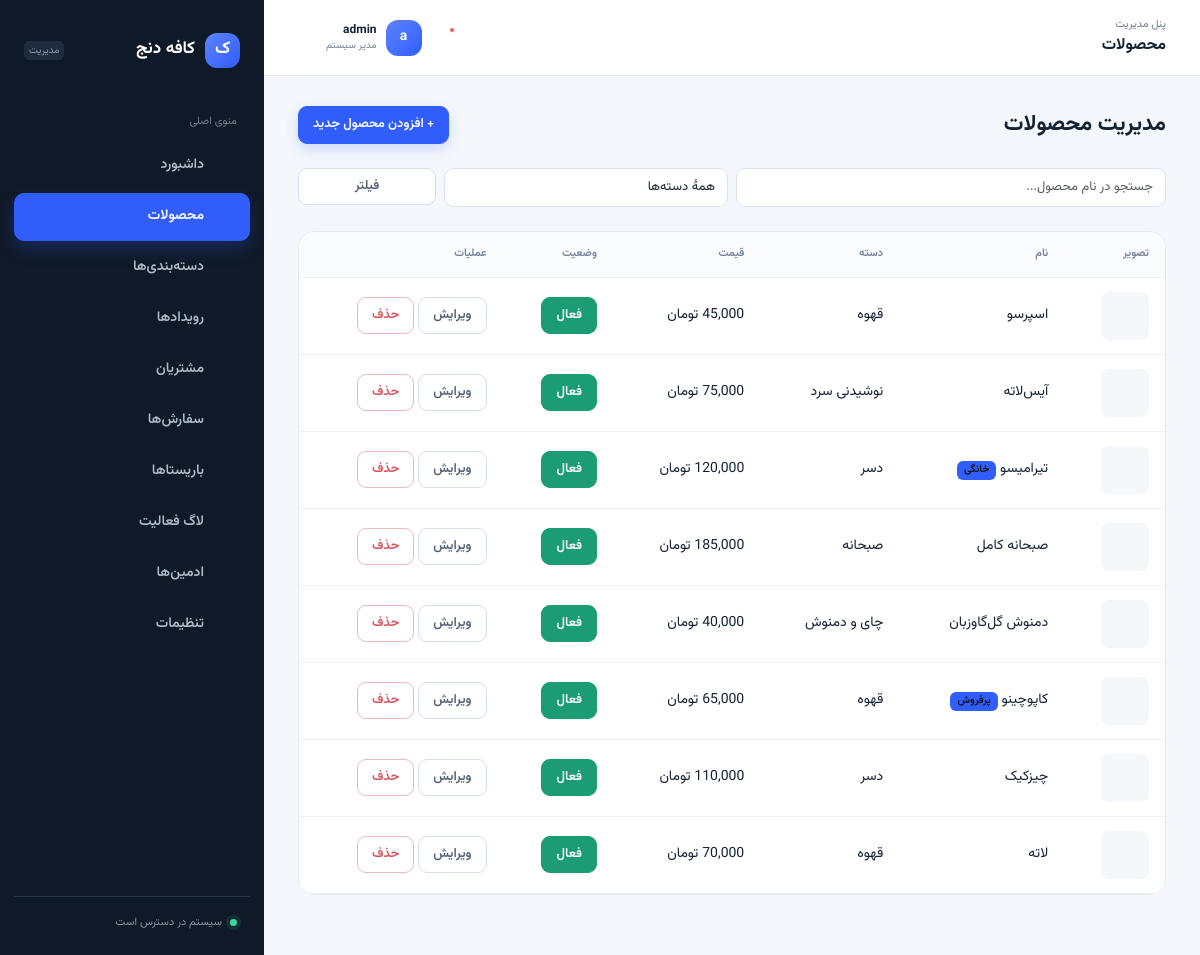
Page /admin/products (signed in) on the committed database.
### tables this page shows
CREATE TABLE IF NOT EXISTS `products` (
  `id`          INT UNSIGNED AUTO_INCREMENT PRIMARY KEY,
  `category_id` INT UNSIGNED NOT NULL,
  `name`        VARCHAR(150) NOT NULL,
  `description` VARCHAR(500) DEFAULT NULL,
  `price`       DECIMAL(10,0) UNSIGNED NOT NULL,    
  `image`       VARCHAR(255) DEFAULT NULL,           
  `badge`       VARCHAR(50)  DEFAULT NULL,            
  `status`      ENUM('active','inactive') NOT NULL DEFAULT 'active',
  `discount_enabled`   TINYINT(1) NOT NULL DEFAULT 0,
  `discount_type`      ENUM('percentage','fixed') NULL DEFAULT NULL,
  `discount_value`     DECIMAL(10,2) NULL DEFAULT NULL,
  `discount_starts_at` DATE NULL DEFAULT NULL,
  `discount_ends_at`   DATE NULL DEFAULT NULL,
  `sort_order`  SMALLINT UNSIGNED NOT NULL DEFAULT 0,
  `created_at`  TIMESTAMP NOT NULL DEFAULT CURRENT_TIMESTAMP,
  `updated_at`  TIMESTAMP NOT NULL DEFAULT CURRENT_TIMESTAMP ON UPDATE CURRENT_TIMESTAMP,
  KEY `idx_products_category` (`category_id`),
  KEY `idx_products_status` (`status`),
  CONSTRAINT `fk_products_category`
    FOREIGN KEY (`category_id`) REFERENCES `categories`(`id`)
    ON DELETE CASCADE ON UPDATE CASCADE
);

CREATE TABLE IF NOT EXISTS `categories` (
  `id`         INT UNSIGNED AUTO_INCREMENT PRIMARY KEY,
  `name`       VARCHAR(100) NOT NULL,
  `slug`       VARCHAR(100) NOT NULL,            
  `sort_order` SMALLINT UNSIGNED NOT NULL DEFAULT 0,   
  `created_at` TIMESTAMP NOT NULL DEFAULT CURRENT_TIMESTAMP,
  UNIQUE KEY `uq_categories_slug` (`slug`)
);

### classes/Auth.php (called while the page is built, shortened)
<?php
class Auth
{
    public static function username(): ?string
    {
        return $_SESSION['admin_username'] ?? null;
    }
}

### classes/Product.php (called while the page is built, shortened)
<?php
class Product
{
    public static function all(array $filters = []): array
    {
        $pdo = Database::getConnection();
        $sql    = 'SELECT p.*, c.name AS category_name
                    FROM products p
                    JOIN categories c ON c.id = p.category_id
                    WHERE 1 = 1';
        $params = [];
        $sql .= ' ORDER BY p.sort_order ASC, p.created_at DESC';
        $stmt = $pdo->prepare($sql);
        $stmt->execute($params);
        return $stmt->fetchAll();
    }
}

### public_html/admin/products.php (the view, shortened to what this page needs)
<?php
require_once __DIR__ . '/../../includes/auth.php';
require_once __DIR__ . '/../../classes/Product.php';
require_once __DIR__ . '/../../classes/Category.php';
$activePage = 'products';
$pageTitle  = 'محصولات';
$search     = trim((string) ($_GET['search'] ?? ''));
$categoryId = (int) ($_GET['category_id'] ?? 0);
$products   = Product::all([
    'search'      => $search,
    'category_id' => $categoryId ?: null,
]);
require __DIR__ . '/../../includes/admin-header.php';
?>
<div class="d-flex justify-content-between align-items-center flex-wrap gap-2 mb-4">
  <h4 class="mb-0" style="color:var(--gold-soft);">مدیریت محصولات</h4>
  <a href="add-product" class="btn btn-gold btn-sm">+ افزودن محصول جدید</a>
</div>
<form method="GET" class="row g-2 mb-4">
  <div class="col-12 col-md-6">
    <input type="text" name="search" class="form-control" placeholder="جستجو در نام محصول..."
           value="<?= htmlspecialchars($search, ENT_QUOTES, 'UTF-8') ?>">
  </div>
  <div class="col-8 col-md-4">
    <select name="category_id" class="form-select">
      <option value="0">همهٔ دسته‌ها</option>
    </select>
  </div>
  <div class="col-4 col-md-2">
    <button type="submit" class="btn btn-outline-light w-100" style="border-color:var(--line); color:var(--ivory);">فیلتر</button>
  </div>
</form>
<div class="table-responsive">
  <table class="table align-middle">
    <thead>
      <tr>
        <th>تصویر</th>
        <th>نام</th>
        <th>دسته</th>
        <th>قیمت</th>
        <th>وضعیت</th>
        <th>عملیات</th>
      </tr>
    </thead>
    <tbody>
      <?php foreach ($products as $product): ?>
        <tr>
          <td>
            <?php if ($product['image']): ?>
              <img src="<?= UPLOAD_DIR_URL . '/' . htmlspecialchars($product['image'], ENT_QUOTES, 'UTF-8') ?>"
                   alt="" width="48" height="48" style="object-fit:cover; border-radius:8px;">
            <?php else: ?>
              <div style="width:48px;height:48px;border-radius:8px;background:var(--surface-2);"></div>
            <?php endif; ?>
          </td>
          <td>
            <?= htmlspecialchars($product['name'], ENT_QUOTES, 'UTF-8') ?>
            <?php if ($product['badge']): ?>
              <span class="badge" style="background:var(--gold); color:#17130D;"><?= htmlspecialchars($product['badge'], ENT_QUOTES, 'UTF-8') ?></span>
            <?php endif; ?>
          </td>
          <td style="color:var(--muted);"><?= htmlspecialchars($product['category_name'], ENT_QUOTES, 'UTF-8') ?></td>
          <td><?= number_format((float) $product['price']) ?> تومان</td>
          <td>
            <form method="POST" class="d-inline">
              <button type="submit" class="btn btn-sm <?= $product['status'] === 'active' ? 'btn-success' : 'btn-secondary' ?>">
                <?= $product['status'] === 'active' ? 'فعال' : 'غیرفعال' ?>
              </button>
            </form>
          </td>
          <td>
            <a href="edit-product?id=<?= $product['id'] ?>" class="btn btn-sm btn-outline-light" style="border-color:var(--line); color:var(--ivory);">ویرایش</a>
            <form method="POST" class="d-inline" onsubmit="return confirm('از حذف این محصول مطمئن هستید؟');">
              <button type="submit" class="btn btn-sm btn-outline-danger">حذف</button>
            </form>
          </td>
        </tr>
      <?php endforeach; ?>
    </tbody>
  </table>
</div>
<?php require __DIR__ . '/../../includes/admin-footer.php'; ?>

### includes/admin-header.php (shortened to what this page needs)
<?php
$activePage = $activePage ?? '';
$navItems = [
    'dashboard'  => ['label' => 'داشبورد', 'icon' => 'grid'],
    'products'   => ['label' => 'محصولات', 'icon' => 'cup'],
    'categories' => ['label' => 'دسته‌بندی‌ها', 'icon' => 'layers'],
    'events'     => ['label' => 'رویدادها', 'icon' => 'calendar'],
    'customers'  => ['label' => 'مشتریان', 'icon' => 'users'],
    'orders'     => ['label' => 'سفارش‌ها', 'icon' => 'calendar'],
    'baristas'   => ['label' => 'باریستاها', 'icon' => 'barista'],
    'activity-log' => ['label' => 'لاگ فعالیت', 'icon' => 'log'],
    'admins'     => ['label' => 'ادمین‌ها', 'icon' => 'users'],
    'settings'   => ['label' => 'تنظیمات', 'icon' => 'settings'],
];
function adminIcon(string $name): string {
    $icons = [
        'grid' => '<rect x="3" y="3" width="7" height="7" rx="1"/><rect x="14" y="3" width="7" height="7" rx="1"/><rect x="3" y="14" width="7" height="7" rx="1"/><rect x="14" y="14" width="7" height="7" rx="1"/>',
        'cup' => '<path d="M5 9h11v5a5.5 5.5 0 0 1-11 0V9Z"/><path d="M16 10h1.5a2.5 2.5 0 0 1 0 5H16M8 4v2M12 4v2M4 21h14"/>',
        'layers' => '<path d="m12 3 9 5-9 5-9-5 9-5Z"/><path d="m3 12 9 5 9-5M3 16l9 5 9-5"/>',
        'calendar' => '<rect x="3" y="5" width="18" height="16" rx="2"/><path d="M16 3v4M8 3v4M3 10h18M8 14h.01M12 14h.01M16 14h.01"/>',
        'users' => '<path d="M16 21v-2a4 4 0 0 0-4-4H6a4 4 0 0 0-4 4v2M9 11a4 4 0 1 0 0-8 4 4 0 0 0 0 8ZM22 21v-2a4 4 0 0 0-3-3.87M16 3.13a4 4 0 0 1 0 7.75"/>',
        'settings' => '<circle cx="12" cy="12" r="3"/><path d="M19.4 15a1.7 1.7 0 0 0 .34 1.88l.06.06-2.12 2.12-.06-.06a1.7 1.7 0 0 0-1.88-.34 1.7 1.7 0 0 0-1.03 1.56V20.3h-3v-.08A1.7 1.7 0 0 0 10.68 18.66a1.7 1.7 0 0 0-1.88.34l-.06.06-2.12-2.12.06-.06A1.7 1.7 0 0 0 7.02 15 1.7 1.7 0 0 0 5.46 14H5.4v-3h.06A1.7 1.7 0 0 0 7.02 10a1.7 1.7 0 0 0-.34-1.88l-.06-.06 2.12-2.12.06.06a1.7 1.7 0 0 0 1.88.34A1.7 1.7 0 0 0 11.7 4.78V4.7h3v.08a1.7 1.7 0 0 0 1.03 1.56 1.7 1.7 0 0 0 1.88-.34l.06-.06 2.12 2.12-.06.06A1.7 1.7 0 0 0 19.4 10c.24.58.8.96 1.43 1h.06v3h-.06c-.63.04-1.19.42-1.43 1Z"/>',
        'bell' => '<path d="M18 8a6 6 0 0 0-12 0c0 7-3 7-3 9h18c0-2-3-2-3-9M10 21h4"/>',
        'chevron' => '<path d="m6 9 6 6 6-6"/>',
        'logout' => '<path d="M9 21H5a2 2 0 0 1-2-2V5a2 2 0 0 1 2-2h4M16 17l5-5-5-5M21 12H9"/>',
        'barista' => '<circle cx="12" cy="8" r="4"/><path d="M4 21c0-4 3.5-7 8-7s8 3 8 7"/>',
        'log' => '<path d="M9 4h11v16H9zM4 4h2v16H4zM4 8h1M4 12h1M4 16h1"/>',
    ];
    return '<svg aria-hidden="true" viewBox="0 0 24 24" fill="none" stroke="currentColor" stroke-width="1.8" stroke-linecap="round" stroke-linejoin="round">' . ($icons[$name] ?? '') . '</svg>';
}
?>
<!doctype html>
<html lang="fa" dir="rtl">
<head>
  <link rel="stylesheet" href="../assets/css/fonts.css">
  <link rel="stylesheet" href="../assets/vendor/bootstrap/bootstrap.rtl.min.css">
  <link rel="stylesheet" href="../assets/css/admin.css">
</head>
<body class="admin-body">
<div class="admin-shell">
  <aside class="admin-sidebar" id="adminSidebar" aria-label="ناوبری اصلی">
    <div class="sidebar-brand"><span class="brand-mark">ک</span><span>کافه دنج</span><small>مدیریت</small></div>
    <nav class="sidebar-nav">
      <p class="nav-caption">منوی اصلی</p>
      <?php foreach ($navItems as $path => $item): ?>
        <a href="<?= $path ?>" class="nav-item <?= $activePage === $path ? 'is-active' : '' ?>"><?= adminIcon($item['icon']) ?><span><?= $item['label'] ?></span></a>
      <?php endforeach; ?>
    </nav>
    <div class="sidebar-footer"><span class="status-dot"></span><span>سیستم در دسترس است</span></div>
  </aside>
  <div class="admin-workspace">
    <header class="admin-header">
      <div class="header-title"><span class="header-eyebrow">پنل مدیریت</span><strong><?= htmlspecialchars($pageTitle ?? 'داشبورد', ENT_QUOTES, 'UTF-8') ?></strong></div>
      <div class="header-actions">
        <button class="icon-button notification-button" type="button" data-toast="همه‌چیز مرتب است؛ اعلان جدیدی ندارید." aria-label="اعلان‌ها"><?= adminIcon('bell') ?><i></i></button>
        <div class="user-menu">
          <button class="profile-trigger" type="button" aria-expanded="false" aria-controls="profileMenu">
            <span class="avatar"><?= htmlspecialchars(function_exists('mb_substr') ? mb_substr(Auth::username() ?? 'م', 0, 1) : 'م', ENT_QUOTES, 'UTF-8') ?></span>
            <span class="profile-copy"><b><?= htmlspecialchars(Auth::username() ?? 'مدیر', ENT_QUOTES, 'UTF-8') ?></b><small>مدیر سیستم</small></span><?= adminIcon('chevron') ?>
          </button>
        </div>
      </div>
    </header>
    <main class="admin-main">

### includes/admin-footer.php (shortened to what this page needs)
    </main>
  </div>
</div>
</body>
</html>

### rows in the picture
products: name "اسپرسو", category.name "قهوه", price "45,000", status "فعال"
products: name "آیس‌لاته", category.name "نوشیدنی سرد", price "75,000", status "فعال"
products: name "تیرامیسو", badge "خانگی", category.name "دسر", status "فعال"
products: name "صبحانه کامل", category.name "صبحانه", status "فعال"
products: name "دمنوش گل‌گاوزبان", category.name "چای و دمنوش", price "40,000", status "فعال"
products: name "کاپوچینو", badge "پرفروش", category.name "قهوه", status "فعال"
products: name "چیزکیک", category.name "دسر", status "فعال"
products: name "لاته", category.name "قهوه", price "70,000", status "فعال"

### other values in the picture
$item['label'] "داشبورد"
$item['label'] "محصولات"
$item['label'] "دسته‌بندی‌ها"
$item['label'] "رویدادها"
$item['label'] "مشتریان"
$item['label'] "سفارش‌ها"
$item['label'] "باریستاها"
$item['label'] "لاگ فعالیت"
$item['label'] "ادمین‌ها"
$item['label'] "تنظیمات"
$pageTitle "محصولات"
Auth::username() "admin"
